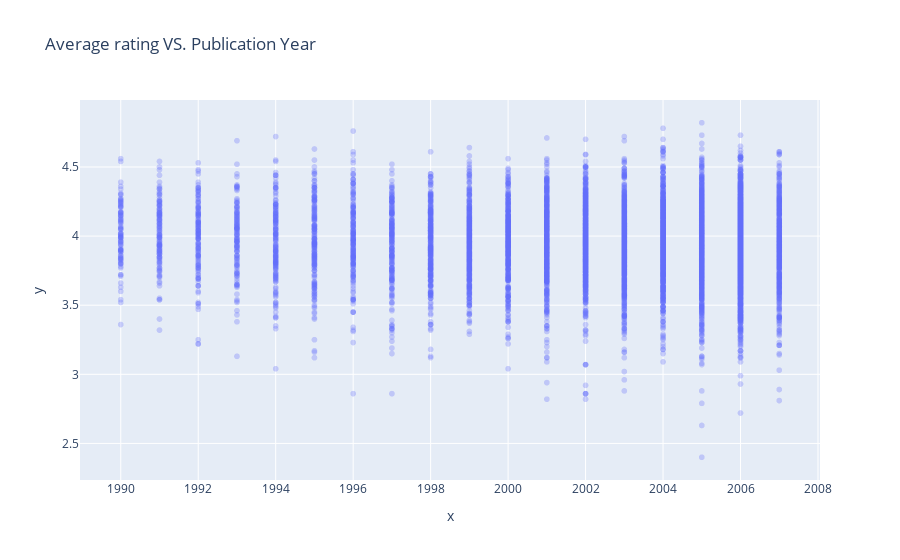

Notebook code for this chart:
### Code cell
fig = px.scatter(x=books_sample_year_new["publication_year"], y= books_sample_year_new["average_rating"], opacity = 0.3, 
                 title = "Average rating VS. Publication Year")
fig.show()

### Figure 1 — Plotly figure (JSON) as saved in the notebook; plotly's stock layout.template omitted (floating-point values rounded to 4 significant figures; data arrays with more than 128 entries replaced by an {"elided": "..."} marker saying what was removed)
{"data": [{"hovertemplate": "x=%{x}<br>y=%{y}<extra></extra>", "legendgroup": "", "marker": {"color": "#636efa", "opacity": 0.3, "symbol": "circle"}, "mode": "markers", "name": "", "showlegend": false, "type": "scattergl", "x": {"elided": "8022 int values"}, "xaxis": "x", "y": {"elided": "8022 float values"}, "yaxis": "y"}], "layout": {"legend": {"tracegroupgap": 0}, "title": {"text": "Average rating VS. Publication Year"}, "xaxis": {"anchor": "y", "domain": [0, 1], "title": {"text": "x"}}, "yaxis": {"anchor": "x", "domain": [0, 1], "title": {"text": "y"}}}}
